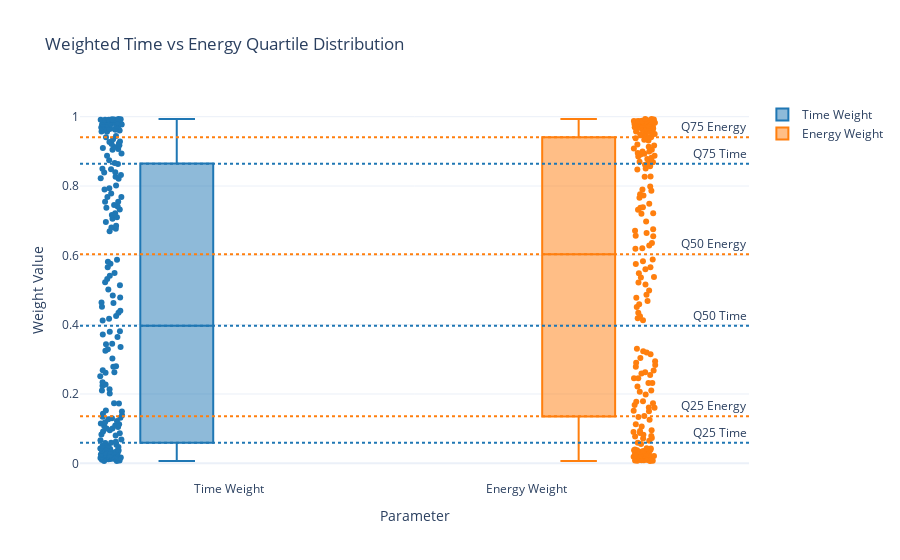

Here is the notebook cell this chart was saved with:
### Code cell
# Assuming your dataframe is called 'df_front'
# Create quartile calculations
quantiles = df_front[['weighted_time', 'weighted_energy']].quantile(q=[0.25, 0.5, 0.75])

# Create figure
fig = go.Figure()

# Add Time Weight quartiles
fig.add_trace(go.Box(
    y=df_front['weighted_time'],
    name='Time Weight',
    boxpoints='all',  # show all points
    jitter=0.3,       # spread points out
    pointpos=-1.8,    # offset points
    line_color='#1f77b4',
    quartilemethod="linear"  # or "exclusive" or "inclusive"
))

# Add Energy Weight quartiles
fig.add_trace(go.Box(
    y=df_front['weighted_energy'],
    name='Energy Weight',
    boxpoints='all',
    jitter=0.3,
    pointpos=1.8,
    line_color='#ff7f0e',
    quartilemethod="linear"
))

# Add quartile lines
for q in [0.25, 0.5, 0.75]:
    fig.add_hline(y=quantiles.loc[q, 'weighted_time'], 
                line_dash="dot",
                annotation_text=f"Q{q*100:.0f} Time",
                line_color='#1f77b4')
    
    fig.add_hline(y=quantiles.loc[q, 'weighted_energy'], 
                line_dash="dot",
                annotation_text=f"Q{q*100:.0f} Energy",
                line_color='#ff7f0e')

# Update layout
fig.update_layout(
    title='Weighted Time vs Energy Quartile Distribution',
    yaxis_title='Weight Value',
    xaxis_title='Parameter',
    template='plotly_white',
    showlegend=True,
    boxmode='group'
)

# Add custom hover text
fig.update_traces(
    hoverinfo='y+name',
    hovertemplate='<b>%{fullData.name}</b><br>Value: %{y:.4f}<extra></extra>'
)

fig.show()

### Figure 1 — Plotly figure (JSON) as saved in the notebook; plotly's stock layout.template omitted (floating-point values rounded to 4 significant figures; data arrays with more than 128 entries replaced by an {"elided": "..."} marker saying what was removed)
{"data": [{"boxpoints": "all", "hoverinfo": "y+name", "hovertemplate": "<b>%{fullData.name}</b><br>Value: %{y:.4f}<extra></extra>", "jitter": 0.3, "line": {"color": "#1f77b4"}, "name": "Time Weight", "pointpos": -1.8, "quartilemethod": "linear", "type": "box", "y": {"elided": "200 float values"}}, {"boxpoints": "all", "hoverinfo": "y+name", "hovertemplate": "<b>%{fullData.name}</b><br>Value: %{y:.4f}<extra></extra>", "jitter": 0.3, "line": {"color": "#ff7f0e"}, "name": "Energy Weight", "pointpos": 1.8, "quartilemethod": "linear", "type": "box", "y": {"elided": "200 float values"}}], "layout": {"annotations": [{"showarrow": false, "text": "Q25 Time", "x": 1, "xanchor": "right", "xref": "x domain", "y": 0.05928, "yanchor": "bottom", "yref": "y"}, {"showarrow": false, "text": "Q25 Energy", "x": 1, "xanchor": "right", "xref": "x domain", "y": 0.1359, "yanchor": "bottom", "yref": "y"}, {"showarrow": false, "text": "Q50 Time", "x": 1, "xanchor": "right", "xref": "x domain", "y": 0.3967, "yanchor": "bottom", "yref": "y"}, {"showarrow": false, "text": "Q50 Energy", "x": 1, "xanchor": "right", "xref": "x domain", "y": 0.6033, "yanchor": "bottom", "yref": "y"}, {"showarrow": false, "text": "Q75 Time", "x": 1, "xanchor": "right", "xref": "x domain", "y": 0.8641, "yanchor": "bottom", "yref": "y"}, {"showarrow": false, "text": "Q75 Energy", "x": 1, "xanchor": "right", "xref": "x domain", "y": 0.9407, "yanchor": "bottom", "yref": "y"}], "boxmode": "group", "shapes": [{"line": {"color": "#1f77b4", "dash": "dot"}, "type": "line", "x0": 0, "x1": 1, "xref": "x domain", "y0": 0.05928, "y1": 0.05928, "yref": "y"}, {"line": {"color": "#ff7f0e", "dash": "dot"}, "type": "line", "x0": 0, "x1": 1, "xref": "x domain", "y0": 0.1359, "y1": 0.1359, "yref": "y"}, {"line": {"color": "#1f77b4", "dash": "dot"}, "type": "line", "x0": 0, "x1": 1, "xref": "x domain", "y0": 0.3967, "y1": 0.3967, "yref": "y"}, {"line": {"color": "#ff7f0e", "dash": "dot"}, "type": "line", "x0": 0, "x1": 1, "xref": "x domain", "y0": 0.6033, "y1": 0.6033, "yref": "y"}, {"line": {"color": "#1f77b4", "dash": "dot"}, "type": "line", "x0": 0, "x1": 1, "xref": "x domain", "y0": 0.8641, "y1": 0.8641, "yref": "y"}, {"line": {"color": "#ff7f0e", "dash": "dot"}, "type": "line", "x0": 0, "x1": 1, "xref": "x domain", "y0": 0.9407, "y1": 0.9407, "yref": "y"}], "showlegend": true, "title": {"text": "Weighted Time vs Energy Quartile Distribution"}, "xaxis": {"title": {"text": "Parameter"}}, "yaxis": {"title": {"text": "Weight Value"}}}}
